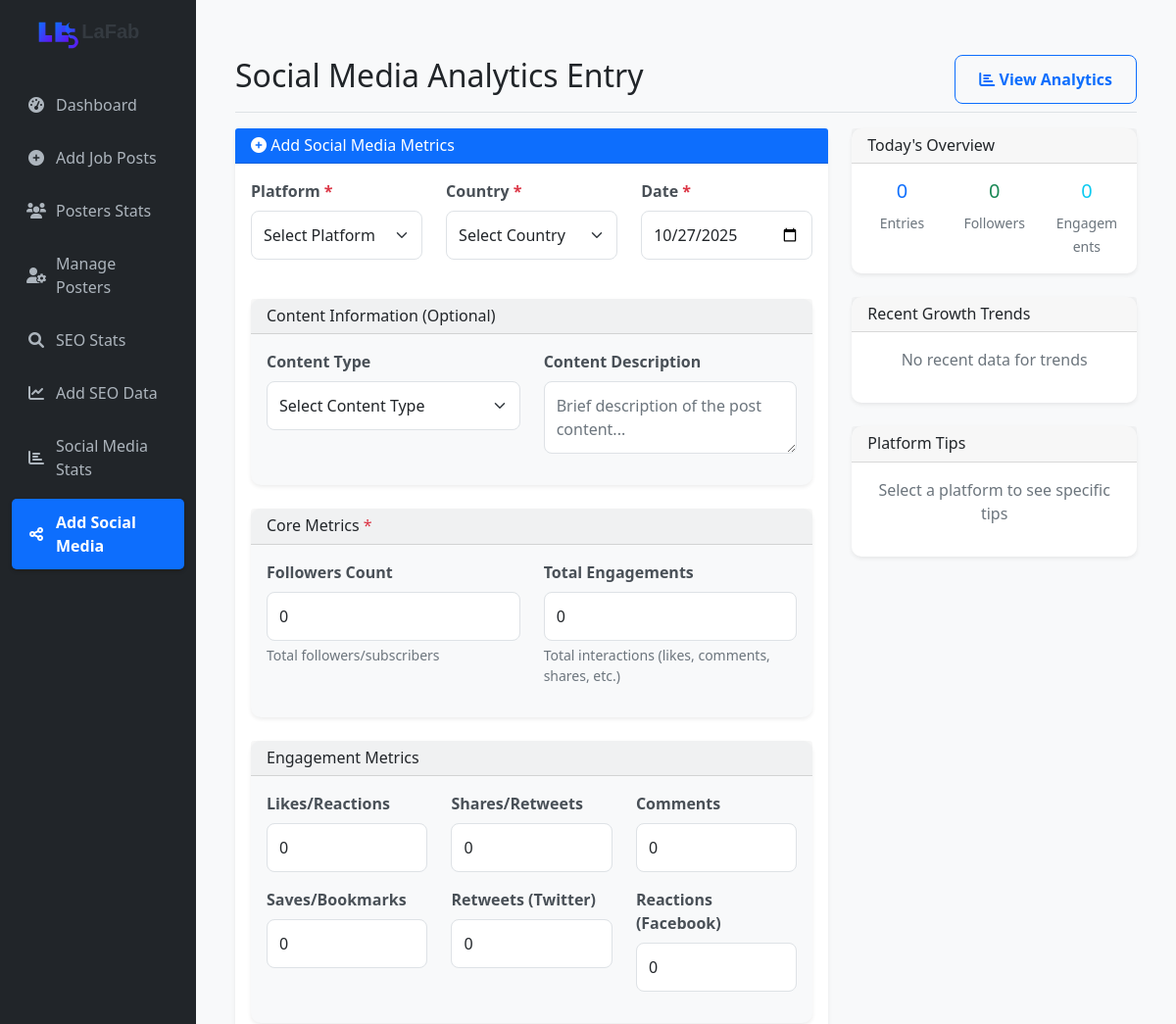
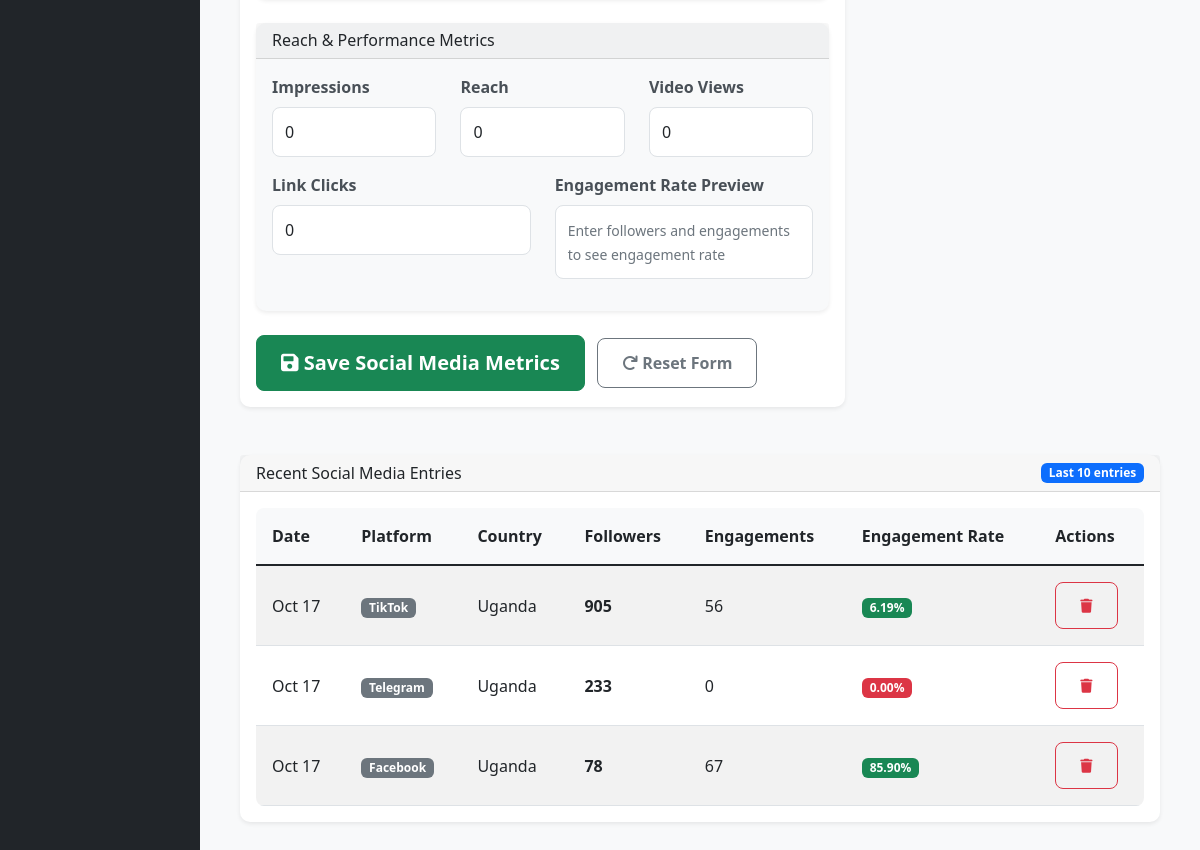
Page /pages/social_entry.php on the earlier database version (2 pictures, top to bottom).
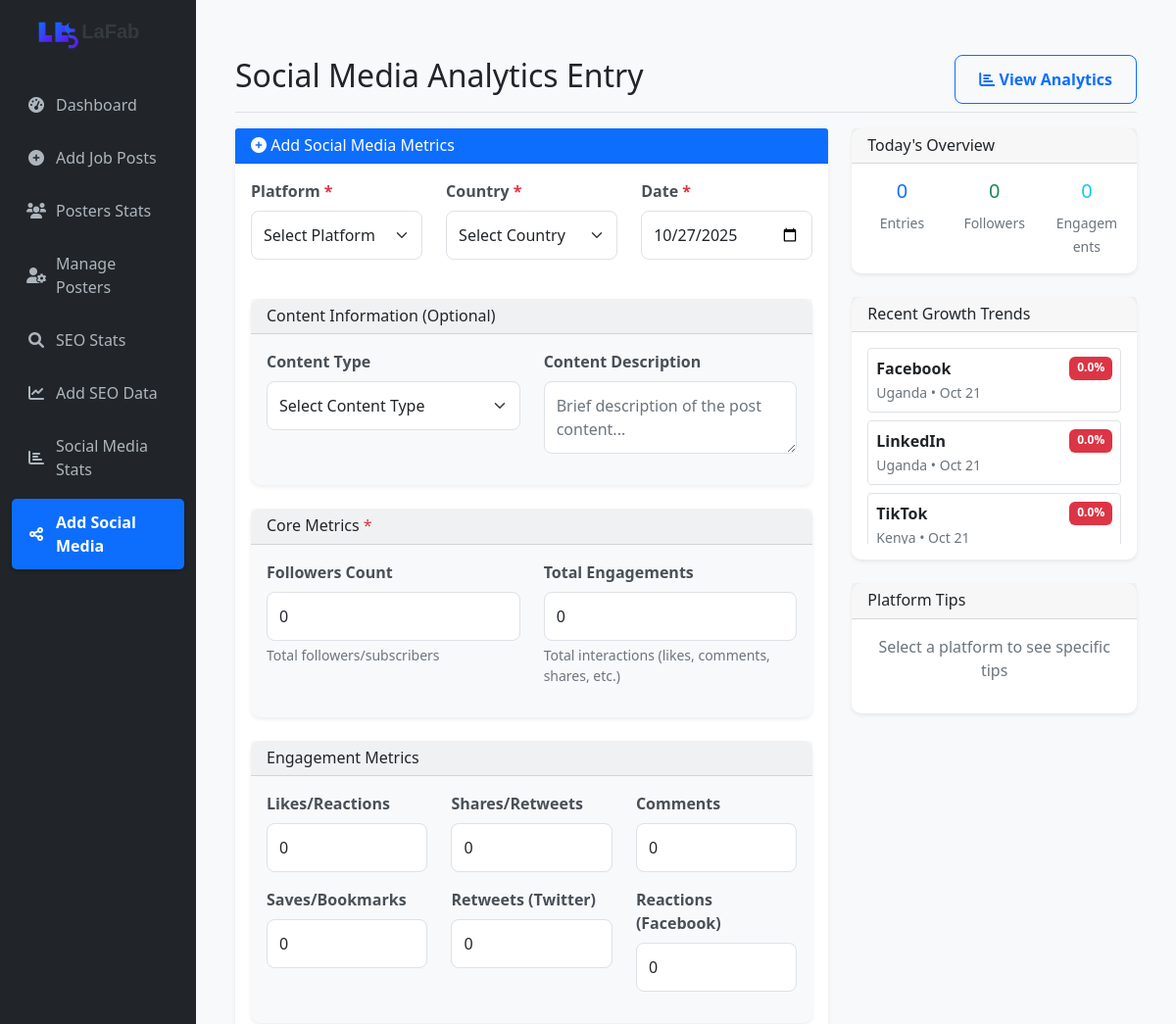
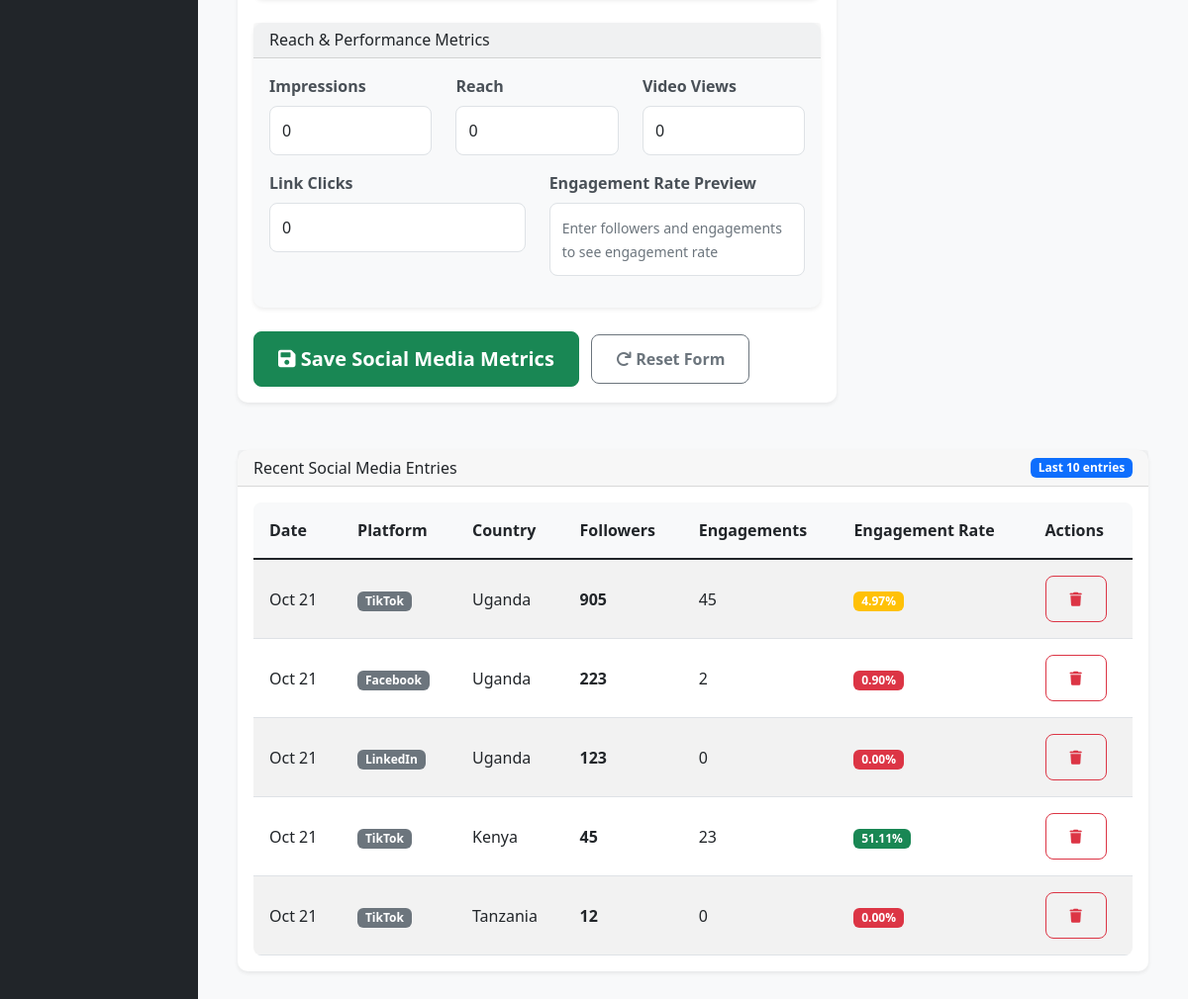
Same page on the later database version (2 pictures, top to bottom).
### tables this page shows
CREATE TABLE social_media_daily_stats (
        id INTEGER PRIMARY KEY AUTOINCREMENT,
        platform_id INTEGER NOT NULL,
        country TEXT NOT NULL,
        stat_date DATE NOT NULL,
        followers INTEGER NOT NULL DEFAULT 0,
        engagements INTEGER NOT NULL DEFAULT 0,
        likes INTEGER DEFAULT 0,
        shares INTEGER DEFAULT 0,
        comments INTEGER DEFAULT 0,
        impressions INTEGER DEFAULT 0,
        reach INTEGER DEFAULT 0,
        video_views INTEGER DEFAULT 0,
        link_clicks INTEGER DEFAULT 0,
        retweets INTEGER DEFAULT 0,
        reactions INTEGER DEFAULT 0,
        saves INTEGER DEFAULT 0,  -- Add this line
        created_at DATETIME DEFAULT CURRENT_TIMESTAMP,
        FOREIGN KEY (platform_id) REFERENCES social_media_platforms (id)
    );

CREATE TABLE social_media_platforms (
        id INTEGER PRIMARY KEY AUTOINCREMENT,
        name TEXT NOT NULL UNIQUE,
        engagement_metric TEXT NOT NULL,
        created_at DATETIME DEFAULT CURRENT_TIMESTAMP
    );

### config.php (called while the page is built, shortened)
<?php
$db_file = __DIR__ . '/jobs_dashboard.db';
try {
    $db = new SQLite3($db_file);
    $db->enableExceptions(true);
} catch (Exception $e) {
    die("Database connection failed: " . $e->getMessage());
}
function db_fetch_all($sql, $params = []) {
    global $db;
    $stmt = $db->prepare($sql);
    $result = $stmt->execute();
    $rows = [];
    while ($row = $result->fetchArray(SQLITE3_ASSOC)) {
        $rows[] = $row;
    }
    return $rows;
}
?>

### pages/social_entry.php (the view, shortened to what the changed rows need)
<?php
require_once '../config.php';
require_once '../includes/header.php';
require_once '../includes/sidebar.php';
$recent_stats = db_fetch_all("
    SELECT sms.*, p.name as platform_name
    FROM social_media_daily_stats sms
    JOIN social_media_platforms p ON sms.platform_id = p.id
    ORDER BY sms.stat_date DESC, sms.followers DESC
    LIMIT 10
");
$growth_trends = db_fetch_all("
    SELECT
        p.name as platform,
        sms.country,
        sms.stat_date,
        sms.followers,
        sms.engagements,
        LAG(sms.followers) OVER (PARTITION BY p.name, sms.country ORDER BY sms.stat_date) as prev_followers,
        LAG(sms.engagements) OVER (PARTITION BY p.name, sms.country ORDER BY sms.stat_date) as prev_engagements
    FROM social_media_daily_stats sms
    JOIN social_media_platforms p ON sms.platform_id = p.id
    WHERE sms.stat_date >= date('now', '-7 days')
    ORDER BY sms.stat_date DESC, p.name, sms.country
");
?>
<div class="col-md-9 col-lg-10 main-content">
    <div class="d-flex justify-content-between flex-wrap flex-md-nowrap align-items-center pt-3 pb-2 mb-3 border-bottom">
        <h1 class="h2">Social Media Analytics Entry</h1>
    </div>
    <div class="row">
        <div class="col-lg-4">
            <div class="card mb-4">
                <div class="card-body">
                    <?php if (empty($growth_trends)): ?>
                        <p class="text-muted text-center">No recent data for trends</p>
                    <?php else: ?>
                        <div style="max-height: 200px; overflow-y: auto;">
                            <?php
                            $current_platform = '';
                            foreach ($growth_trends as $trend):
                                if ($current_platform !== $trend['platform'] . $trend['country']):
                                    $current_platform = $trend['platform'] . $trend['country'];
                                    $follower_growth = $trend['prev_followers'] ? (($trend['followers'] - $trend['prev_followers']) / $trend['prev_followers'] * 100) : 0;
                            ?>
                                <div class="mb-2 p-2 border rounded">
                                    <div class="d-flex justify-content-between">
                                        <strong><?php echo $trend['platform']; ?></strong>
                                        <span class="badge bg-<?php echo $follower_growth > 0 ? 'success' : 'danger'; ?>">
                                            <?php echo number_format($follower_growth, 1); ?>%
                                        </span>
                                    </div>
                                    <small class="text-muted"><?php echo $trend['country']; ?> • <?php echo date('M j', strtotime($trend['stat_date'])); ?></small>
                                </div>
                            <?php endif; endforeach; ?>
                        </div>
                    <?php endif; ?>
                </div>
            </div>
        </div>
    </div>
    <div class="card mt-4">
        <div class="card-body">
            <?php if (empty($recent_stats)): ?>
                <p class="text-muted text-center py-3">No social media entries found. Add your first entry above.</p>
            <?php else: ?>
                <div class="table-responsive">
                    <table class="table table-sm table-striped">
                        <thead>
                            <tr>
                                <th>Date</th>
                                <th>Platform</th>
                                <th>Country</th>
                                <th>Followers</th>
                                <th>Engagements</th>
                                <th>Engagement Rate</th>
                                <th>Actions</th>
                            </tr>
                        </thead>
                        <tbody>
                            <?php foreach ($recent_stats as $stat):
                                $engagement_rate = $stat['followers'] > 0 ? ($stat['engagements'] / $stat['followers'] * 100) : 0;
                            ?>
                                <tr>
                                    <td><?php echo date('M j', strtotime($stat['stat_date'])); ?></td>
                                    <td>
                                        <span class="badge bg-secondary"><?php echo htmlspecialchars($stat['platform_name']); ?></span>
                                    </td>
                                    <td><?php echo htmlspecialchars($stat['country']); ?></td>
                                    <td><strong><?php echo number_format($stat['followers']); ?></strong></td>
                                    <td><?php echo number_format($stat['engagements']); ?></td>
                                    <td>
                                        <span class="badge bg-<?php echo $engagement_rate >= 5 ? 'success' : ($engagement_rate >= 2 ? 'warning' : 'danger'); ?>">
                                            <?php echo number_format($engagement_rate, 2); ?>%
                                        </span>
                                    </td>
                                    <td>
                                        <form method="POST" style="display: inline;" onsubmit="return confirm('Are you sure you want to delete this entry?');">
                                            <button type="submit" class="btn btn-sm btn-outline-danger">
                                                <i class="fas fa-trash"></i>
                                            </button>
                                        </form>
                                    </td>
                                </tr>
                            <?php endforeach; ?>
                        </tbody>
                    </table>
                </div>
            <?php endif; ?>
        </div>
    </div>
</div>
<?php require_once '../includes/footer.php'; ?>

### includes/sidebar.php (shortened to what the changed rows need)
<?php
$current_page = basename($_SERVER['PHP_SELF']);
$nav_items = [
    'dashboard.php' => [
        'icon' => 'fa-tachometer-alt',
        'text' => 'Dashboard'
    ],
    'job_entry.php' => [
        'icon' => 'fa-plus-circle',
        'text' => 'Add Job Posts'
    ],
    'posters_stats.php' => [
        'icon' => 'fa-users',
        'text' => 'Posters Stats'
    ],
    'manage_posters.php' => [
        'icon' => 'fa-user-cog',
        'text' => 'Manage Posters'
    ],
    'seo_stats.php' => [
        'icon' => 'fa-search',
        'text' => 'SEO Stats'
    ],
    'seo_entry.php' => [
        'icon' => 'fa-chart-line',
        'text' => 'Add SEO Data'
    ],
    'social_stats.php' => [
        'icon' => 'fa-chart-bar',
        'text' => 'Social Media Stats'
    ],
    'social_entry.php' => [
        'icon' => 'fa-share-alt',
        'text' => 'Add Social Media'
    ]
];
?>
<div class="col-md-3 col-lg-2 bg-dark sidebar">
    <div class="sidebar-sticky pt-3">
        <ul class="nav flex-column">
            <?php foreach ($nav_items as $page => $item): ?>
                <li class="nav-item">
                    <a class="nav-link <?php echo $current_page === $page ? 'active' : ''; ?>"
                       href="<?php echo $page; ?>">
                        <i class="fas <?php echo $item['icon']; ?>"></i>
                        <?php echo $item['text']; ?>
                    </a>
                </li>
            <?php endforeach; ?>
        </ul>
    </div>
</div>

Differences in the rows shown:
removed social_media_daily_stats: stat_date "Oct 17", platform.name "Telegram", country "Uganda", followers "233", engagements "0", engagement_rate "0.00", shown under "Recent Social Media Entries"
added social_media_daily_stats: platform.name "Facebook", follower_growth "0.0", country "Uganda", stat_date "Oct 21", followers "223", engagements "2", engagement_rate "0.90"
added social_media_daily_stats: platform.name "LinkedIn", follower_growth "0.0", country "Uganda", stat_date "Oct 21", followers "123", engagements "0", engagement_rate "0.00"
added social_media_daily_stats: platform.name "TikTok", follower_growth "0.0", country "Kenya", stat_date "Oct 21", followers "45", engagements "23", engagement_rate "51.11"
changed social_media_daily_stats (number 4 of 5 on the later page): stat_date "Oct 17" → "Oct 21"; platform.name "Facebook" → "TikTok"; followers "78" → "905"; engagements "67" → "45"; engagement_rate "85.90" → "4.97"; moves up the list
changed social_media_daily_stats: stat_date "Oct 17" → "Oct 21"; country "Uganda" → "Tanzania"; followers "905" → "12"; engagements "56" → "0"; engagement_rate "6.19" → "0.00"
Other differences:
text no longer shown: "No recent data for trends"
